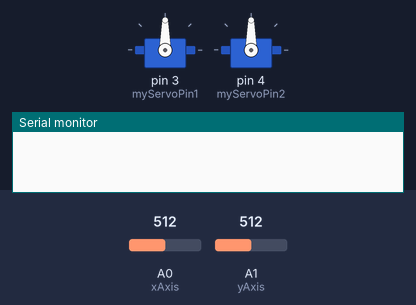
The sketch below on a simulated Arduino Uno, built with avr-gcc and run on an emulated ATmega328P. Parts: 2 × servo, the last lines printed to the serial monitor. Inputs (shaded band) come from the test bench; at power-on: A0 (xAxis) = 512, A1 (yAxis) = 512.

Above: at 1.2 s.
1.3 s: A0 (xAxis) set to 686
2.8 s: A0 (xAxis) set to 716
At 3.26 s:
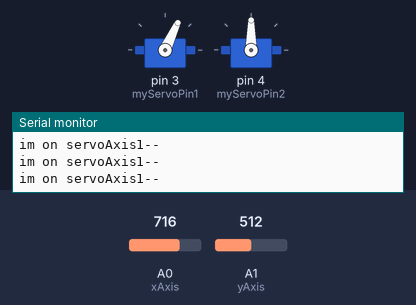
At 5.5 s:
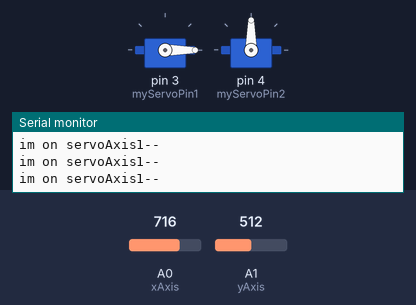
5.8 s: A1 (yAxis) set to 216
7.3 s: A1 (yAxis) set to 182
At 10.0 s:
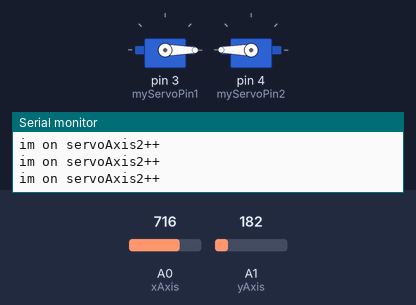
10.3 s: A0 (xAxis) set to 214
11.8 s: A0 (xAxis) set to 187
At 12.57 s:
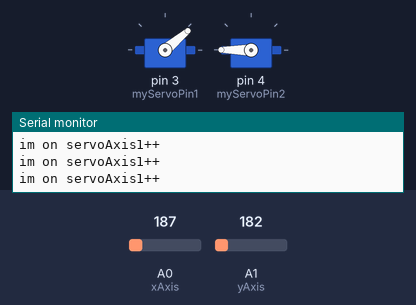
Timing chart, 0 to 15.8 s (numbered marks = the images above; inputs shaded):
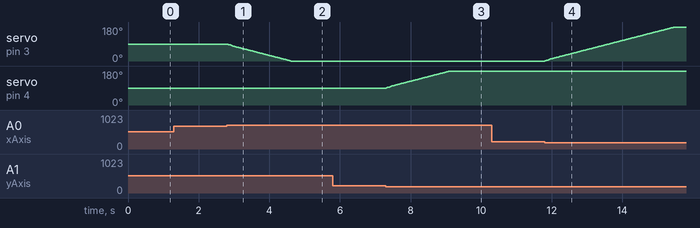

The sketch:

joystick.ino
```cpp
#include <Servo.h>
int xAxis = A0;
int yAxis = A1;
int myServoPin1 = 3;
int myServoPin2 = 4;
Servo myServo1;
Servo myServo2;
int servoAxis1 = 90;
int servoAxis2 = 90;
void setup() {
  Serial.begin(9600);
  myServo1.attach(myServoPin1);
  myServo2.attach(myServoPin2);
  myServo1.write(90);
  myServo2.write(90);

}
void loop() {
  if (analogRead(xAxis) < 200 && servoAxis1 < 180) {
    servoAxis1++;
    myServo1.write(servoAxis1);
     Serial.println("im on servoAxis1++");
  } if (analogRead(xAxis) > 700 && servoAxis1 > 0) {
    servoAxis1--;
    myServo1.write(servoAxis1);
    Serial.println("im on servoAxis1--");
  }


  if (analogRead(yAxis) < 200 && servoAxis2 < 180) {
    servoAxis2++;
    myServo2.write(servoAxis2);
     Serial.println("im on servoAxis2++");
  } if (analogRead(yAxis) > 700 && servoAxis2 > 0) {
    servoAxis2--;
    myServo2.write(servoAxis2);
     Serial.println("im on servoAxis1--");
  }
  delay(15);
}
```

Measured:
- the behaviour switches between 700 and 701 on A0 (xAxis) (found by bisection; images 0 and 1)
- the behaviour switches between 200 and 199 on A1 (yAxis) (found by bisection; images 2 and 3)
- the behaviour switches between 200 and 199 on A0 (xAxis) (found by bisection; images 3 and 4)
- after the input at 1.3 s, every drawn part: stays the same
- after the input at 2.8 s, servo on pin 3 (myServoPin1): moves from 90° to 0° over 1.8 s, starting at once
- after the input at 5.8 s, every drawn part: stays the same
- after the input at 7.3 s, servo on pin 4 (myServoPin2): moves from 90° to 180° over 1.8 s, starting at once
- after the input at 10.3 s, every drawn part: stays the same
- after the input at 11.8 s, servo on pin 3 (myServoPin1): moves from 0° to 180° over 3.7 s, starting at once
